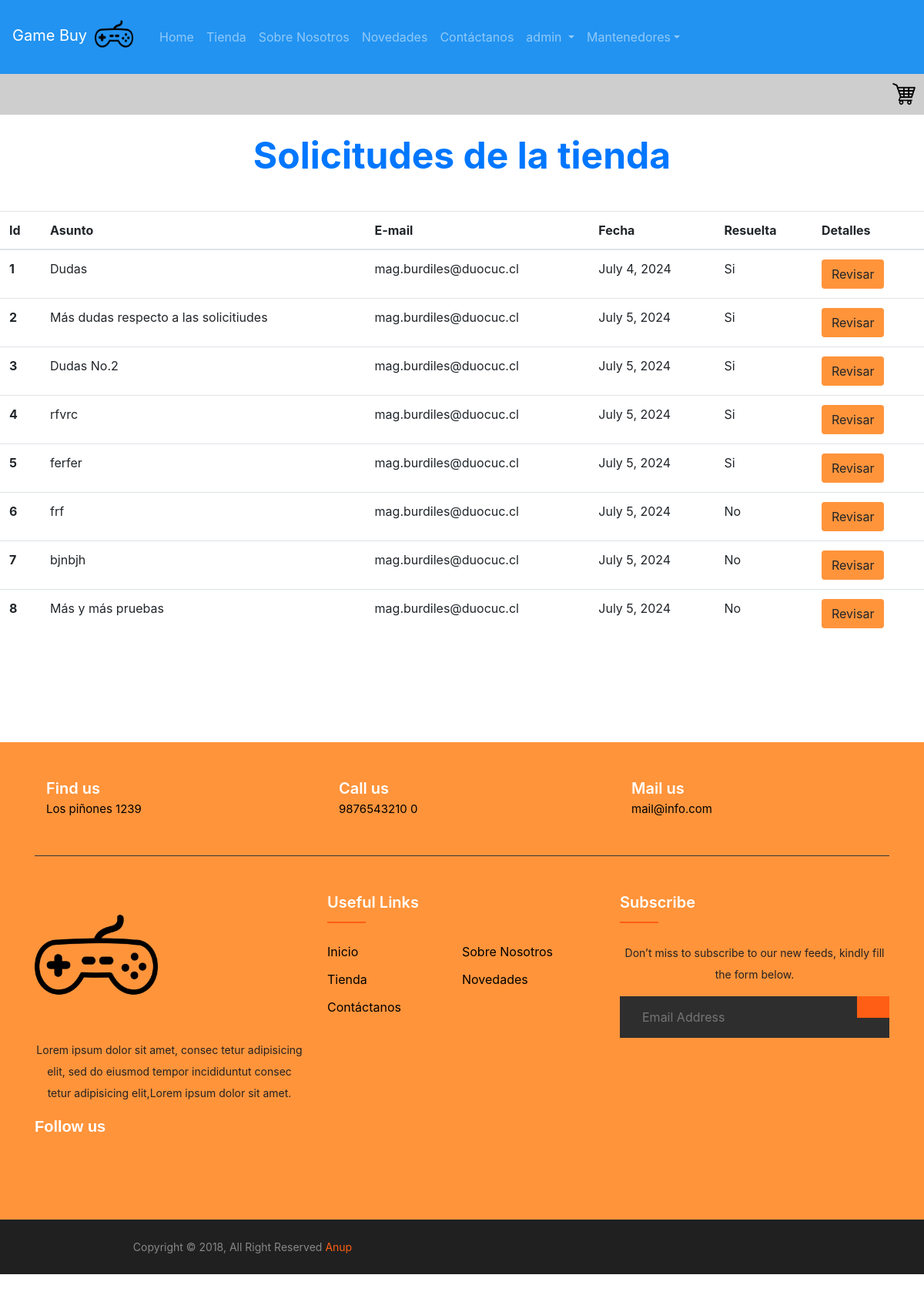
Screenshot of /tienda/crud_c (signed in) with the database file from the repository.
### tienda/models.py (models this page shows)
class Contact(models.Model):
    f_cliente= models.ForeignKey(Cliente, db_column= 'cliente_FK', on_delete= models.CASCADE, null= True)
    asunto= models.CharField(max_length= 50)
    mensaje= models.CharField(max_length= 500)
    fecha_emision= models.DateField(auto_now_add= True)
    email_emisor= models.CharField(max_length= 80)
    respuesta= models.CharField(max_length= 500, null= True)
    resuelta= models.BooleanField(null= True, default= False)

### tienda/views.py (the view)
# urls.py: path("crud_c", views.crud_contact, name="crud_c"),
def crud_contact(request):
    if request.method== "POST":
        id_c= request.POST["boton_id"]
        request.session["id_c"]= id_c
        solicitud= Contact.objects.get(id= id_c)
        resuelta= solicitud.resuelta
        if resuelta:
            res= "Si"
        else:
            res= "No"
        try:
            cliente= solicitud.f_cliente
            context={"cliente": cliente,
                     "solicitud": solicitud,
                     "res": res}
            return contact_details(request, context)
        except:
            context={"solicitud": solicitud,
                     "no_cli": "Cliente no Registrado",
                     "res": res}
            return contact_details(request, context)
    else :
        contactos= Contact.objects.all()
        context={"contact": contactos}
        return render(request, "tienda/crud_contact.html", context)

### tienda/templates/tienda/crud_contact.html (shortened to what this page needs)
{% extends 'tienda/base.html' %}
{% load static %}
{% block content %}
<h1 class="my-4">Solicitudes de la tienda</h1>
<div class="table-contenedor">
<table class="table table-hover tabla-crud">
    <thead>
      <tr>
        <th scope="col">Id</th>
        <th scope="col">Asunto</th>
        <th scope="col">E-mail</th>
        <th scope="col">Fecha</th>
        <th scope="col">Resuelta</th>
        <th scope="col">Detalles</th>
      </tr>
    </thead>
    <tbody>
        {% for con in contact %}
            <tr>
              <th scope="row">{{con.id}}</th>
              <td>{{con.asunto}}</td>
              <td>{{con.email_emisor}}</td>
              <td>{{con.fecha_emision}}</td>
              <td>{% if con.resuelta %} Si {% else %} No {% endif %}</td>
              <form method="POST">
                <td><button type="submit" value="{{con.id}}" name="boton_id" class="btn btn-crud">Revisar</button></td>
              </form>
            </tr>
        {% endfor %}
    </tbody>
  </table>
</div>
{% endblock %}

### tienda/templates/tienda/base.html (shortened to what this page needs)
<!DOCTYPE html>
<html lang="en">
<head>
    {% load static %}
    <link rel="stylesheet" href="https://cdn.jsdelivr.net/npm/bootstrap@4.6.2/dist/css/bootstrap.min.css">
    {% if current == 'carro' %}
    <link rel="stylesheet", href="{% static 'css/cart.css' %}">
    {% else %}
    <link rel="stylesheet" href="{% static 'css/style.css'  %}">
    {% endif%}
</head>
<body>
    <nav class="navbar navbar-expand-lg navbar-dark  navbar-clase">
      <a class="navbar-brand" href="{% url 'home' %}">Game Buy<img src="{% static 'img/logo_1.png' %}" class="logo-img"></a>
      <div class="collapse navbar-collapse" id="navbarNav">
        <ul class="navbar-nav">
            <li class="nav-item  {% if current == 'home' %} active {% endif %}">
                    <a class="nav-link" href="{% url 'home' %}">Home <span class="sr-only">(current)</span></a>
            </li>
            <li class="nav-item {% if current == 'tienda' %} active {% endif %}">
                <a class="nav-link" href="{% url 'tienda' %}">Tienda</a>
            </li>
            <li class="nav-item {% if current == 'about' %} active {% endif %}">
                <a class="nav-link" href="{% url 'about' %}">Sobre Nosotros</a>
            </li>
            <li class="nav-item {% if current == 'novedades' %} active {% endif %}">
                <a class="nav-link" href="{% url 'novedades' %}">Novedades</a>
            </li>
            <li class="nav-item {% if current == 'contacto' %} active {% endif %}">
                <a class="nav-link" href="{% url 'contactar' %}">Contáctanos</a>
            </li>
          {% if user.is_authenticated %}
            <li class="nav-item  {% if current == 'login' %} active {% endif %}dropdown">
                <a class="nav-link dropdown-toggle"  data-toggle="dropdown" aria-haspopup="true" aria-expanded="false">
                    {{user.username}} </a>
            </li>
          {% else %}
            <li>
                <a class="nav-link {% if current == 'login' %}active{% endif %}" href="{% url 'login_t' %}">Login</a>
            </li>
          {% endif %}
          {% if user.is_superuser %}
            <li class="nav-item {% if current == 'mantenedores' %} active {% endif %}dropdown">
                <a class="nav-link dropdown-toggle" data-toggle="dropdown" aria-haspopup="true" aria-expanded="false">
                    Mantenedores</a>
            </li>
          {% endif%}
        </ul>
      </div>
    </nav>
    {% if current != 'login' and current != 'carro' %}
        <div class="linea-carro">
            <a href="{% url 'cart' %}"><img src="{% static 'img/carrito.png' %}"></a>
        </div>
    {% endif %}
    {% block content %} {% endblock %}
<footer class="footer-section ">
    <div class="container">
        <div class="footer-cta pt-5 pb-5">
            <div class="row">
                <div class="col-xl-4 col-md-4 mb-30">
                    <div class="single-cta">
                        <div class="cta-text">
                            <h4>Find us</h4>
                            <span>Los piñones 1239</span>
                        </div>
                    </div>
                </div>
                <div class="col-xl-4 col-md-4 mb-30">
                    <div class="single-cta">
                        <div class="cta-text">
                            <h4>Call us</h4>
                            <span>9876543210 0</span>
                        </div>
                    </div>
                </div>
                <div class="col-xl-4 col-md-4 mb-30">
                    <div class="single-cta">
                        <div class="cta-text">
                            <h4>Mail us</h4>
                            <span>mail@info.com</span>
                        </div>
                    </div>
                </div>
            </div>
        </div>
        <div class="footer-content pt-5 pb-5">
            <div class="row">
                <div class="col-xl-4 col-lg-4 mb-50">
                    <div class="footer-widget">
                        <div class="footer-logo">
                            <a href="index.html"><img src="{% static 'img/logo_1.png' %}" class="img-fluid" alt="logo"></a>
                        </div>
                        <div class="footer-text">
                            <p>Lorem ipsum dolor sit amet, consec tetur adipisicing elit, sed do eiusmod tempor incididuntut consec tetur adipisicing
                            elit,Lorem ipsum dolor sit amet.</p>
                        </div>
                        <div class="footer-social-icon">
                            <span>Follow us</span>
                        </div>
                    </div>
                </div>
                <div class="col-xl-4 col-lg-4 col-md-6 mb-30">
                    <div class="footer-widget">
                        <div class="footer-widget-heading">
                            <h3>Useful Links</h3>
                        </div>
                        <ul>
                            <li><a href="{% url 'home' %}">Inicio</a></li>
                            <li><a href="{% url 'about' %}">Sobre Nosotros</a></li>
                            <li><a href="{% url 'tienda' %}">Tienda</a></li>
                            <li><a href="{% url 'novedades' %}">Novedades</a></li>
                            <li><a href="{% url 'contactar' %}">Contáctanos</a></li>
                        </ul>
                    </div>
                </div>
                <div class="col-xl-4 col-lg-4 col-md-6 mb-50">
                    <div class="footer-widget">
                        <div class="footer-widget-heading">
                            <h3>Subscribe</h3>
                        </div>
                        <div class="footer-text mb-25">
                            <p>Don’t miss to subscribe to our new feeds, kindly fill the form below.</p>
                        </div>
                        <div class="subscribe-form">
                            <form action="#">
                                <input type="text" placeholder="Email Address">
                                <button></button>
                            </form>
                        </div>
                    </div>
                </div>
            </div>
        </div>
    </div>
    <div class="copyright-area">
        <div class="container">
            <div class="row">
                <div class="col-xl-6 col-lg-6 text-center text-lg-left">
                    <div class="copyright-text">
                        <p>Copyright &copy; 2018, All Right Reserved <a href="https://codepen.io/anupkumar92/">Anup</a></p>
                    </div>
                </div>
                <div class="col-xl-6 col-lg-6 d-none d-lg-block text-right">
                </div>
            </div>
        </div>
    </div>
</footer>
</body>
</html>

### tienda/static/css/style.css (style rules this page uses)
h1 { font-size: 3em; font-weight: bold; text-align: center; color: rgb(0, 119, 255); }
p { text-align: center; margin: 0; }
html, body { overflow-x: hidden; padding: 0px; margin: 0px; border: 0px; height: 100vh; width: 100vw; box-sizing: border-box; }
.btn-crud { background-color: #FF943B; }
.table-contenedor { display: flex; justify-content: center; }
.tabla-crud { margin-top: 20px; width: 1200px; }
.linea-carro { display: flex; background-color: #CECECE; justify-content: end; }
.linea-carro img { width: 2.5rem; height: 2.5rem; left: 100%; margin: 0.4rem }
.navbar-clase { margin-bottom: 0px; background-color: #2293F1; }
.logo-img { padding: 4px 10px 12px 10px; height: 70px; width: 70px; }
ul { margin: 0px; padding: 0px; }
.footer-section { background: #FF943B; position: relative; margin-top: 10%; }
.footer-cta { border-bottom: 1px solid #373636; }
.cta-text { padding-left: 15px; display: inline-block; }
.cta-text h4 { color: #fff; font-size: 20px; font-weight: 600; margin-bottom: 2px; }
.cta-text span { color: black; font-size: 15px; }
.footer-content { position: relative; z-index: 2; }
.footer-logo { margin-bottom: 30px; }
.footer-logo img { max-width: 200px; width: 10rem; }
.footer-text p { margin-bottom: 14px; font-size: 14px; color:#242222; line-height: 28px; }
.footer-social-icon span { color: #fff; display: block; font-size: 20px; font-weight: 700; font-family: 'Poppins', sans-serif; margin-bottom: 20px; }
.footer-widget-heading h3 { color: #fff; font-size: 20px; font-weight: 600; margin-bottom: 40px; position: relative; }
.footer-widget-heading h3::before { content: ""; position: absolute; left: 0; bottom: -15px; height: 2px; width: 50px; background: #ff5e14; }
.footer-widget ul li { display: inline-block; float: left; width: 50%; margin-bottom: 12px; }
.footer-widget ul li a { color: black; text-transform: capitalize; }
.subscribe-form { position: relative; overflow: hidden; }
.subscribe-form input { width: 100%; padding: 14px 28px; background: #2E2E2E; border: 1px solid #2E2E2E; color: #fff; }
.subscribe-form button { position: absolute; right: 0; background: #ff5e14; padding: 13px 20px; border: 1px solid #ff5e14; top: 0; }
.copyright-area { background: #202020; padding: 25px 0; }
.copyright-text p { margin: 0; font-size: 14px; color: #878787; }
.copyright-text p a { color: #ff5e14; }

### rows the page displays
Contact: id "1", asunto "Dudas", email_emisor "mag.burdiles@duocuc.cl", fecha_emision "July 4, 2024", resuelta "Si"
Contact: id "2", asunto "Más dudas respecto a las solicitiudes", email_emisor "mag.burdiles@duocuc.cl", fecha_emision "July 5, 2024", resuelta "Si"
Contact: id "3", asunto "Dudas No.2", email_emisor "mag.burdiles@duocuc.cl", fecha_emision "July 5, 2024", resuelta "Si"
Contact: id "4", asunto "rfvrc", email_emisor "mag.burdiles@duocuc.cl", fecha_emision "July 5, 2024", resuelta "Si"
Contact: id "5", asunto "ferfer", email_emisor "mag.burdiles@duocuc.cl", fecha_emision "July 5, 2024", resuelta "Si"
Contact: id "6", asunto "frf", email_emisor "mag.burdiles@duocuc.cl", fecha_emision "July 5, 2024", resuelta "No"
Contact: id "7", asunto "bjnbjh", email_emisor "mag.burdiles@duocuc.cl", fecha_emision "July 5, 2024", resuelta "No"
Contact: id "8", asunto "Más y más pruebas", email_emisor "mag.burdiles@duocuc.cl", fecha_emision "July 5, 2024", resuelta "No"

### other values shown
{{ user.username }} "admin"
